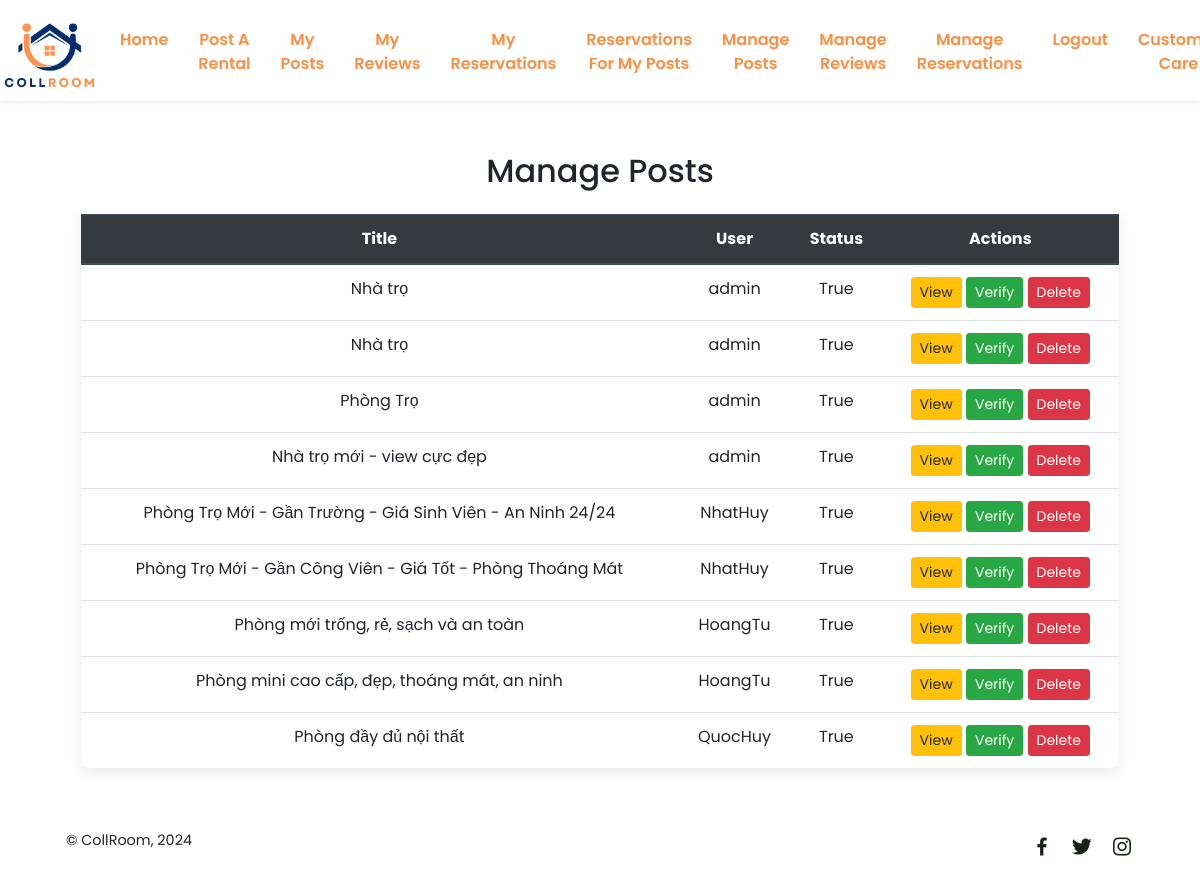
Screenshot of /manage_posts/ (signed in) with the database file from the repository.
### rental/models.py (models this page shows, shortened)
class RentalPost(models.Model):
    user = models.ForeignKey(User, on_delete=models.CASCADE)
    house = models.ForeignKey(House, on_delete=models.CASCADE)
    title = models.CharField(max_length=200)
    is_verified = models.BooleanField(default=False)
    total_vacancies = models.PositiveIntegerField(default=1)
    available_vacancies = models.PositiveIntegerField(default=1)

### rental/views.py (the view)
# urls.py: path('manage_posts/', views.manage_posts, name='manage_posts'),
@staff_member_required
def manage_posts(request):
    posts = RentalPost.objects.all()
    return render(request, 'manage_posts.html', {'posts': posts})

### rental/templates/manage_posts.html
{% extends 'base.html' %}
{% block content %}
<section>
</section>
<section>
    <div class="container text-center ">
        <h2 class="mb-4">Manage Posts</h2>
        <table class="table align-middle mb-0 bg-white post-box table-hover">
            <thead class="thead-dark">
                <tr>
                    <th>Title</th>
                    <th>User</th>
                    <th>Status</th>
                    <th>Actions</th>
                </tr>
            </thead>
            <tbody>
                {% for post in posts %}
                <tr>
                    <td>{{ post.title }}</td>
                    <td>{{ post.user.username }}</td>
                    <td>{{ post.is_verified }}</td>
                    <td>
                        <a href="{% url 'house_detail' post.house.pk %}" class="btn btn-warning btn-sm">View</a>
                        <a href="{% url 'verify_post' post.pk %}" class="btn btn-success btn-sm">Verify</a>
                        <a href="{% url 'delete_post' post.pk %}" class="btn btn-danger btn-sm">Delete</a>
                    </td>
                </tr>
                {% endfor %}
            </tbody>
        </table>
    </div>
</section>
{% endblock %}

### rental/static/css/styles.css (style rules this page uses)
* { font-family: 'Poppins', sans-serif; margin: 0; padding: 0; scroll-behavior: smooth; scroll-padding-top: 2rem; box-sizing: border-box; }
:root { --container-color: #1a1e21; --second-color: #fd8f44; --text-color: #172317; --bg-color: #fff; }
a { text-decoration: none; }
section { padding: 3rem 0 2rem ; }
.container { max-width: 1068px; margin: auto; width: 100%; }
.post-box { background: var(--bg-color); box-shadow: 0 4px 14px hsl(355deg 25% 15% / 10%); padding: 15px; border-radius: 0.5rem; }

### rental/templates/base.html (style rules this page uses)
body { min-height: 100vh; margin: 0; display: flex; flex-direction: column; }

### rows the page displays
RentalPost: title "Nhà trọ", user.username "admin", is_verified "True"
RentalPost: title "Nhà trọ", user.username "admin", is_verified "True"
RentalPost: title "Phòng Trọ", user.username "admin", is_verified "True"
RentalPost: title "Nhà trọ mới - view cực đẹp", user.username "admin", is_verified "True"
RentalPost: title "Phòng Trọ Mới - Gần Trường - Giá Sinh Viên - An Ninh 24/24", user.username "NhatHuy", is_verified "True"
RentalPost: title "Phòng Trọ Mới - Gần Công Viên - Giá Tốt - Phòng Thoáng Mát", user.username "NhatHuy", is_verified "True"
RentalPost: title "Phòng mới trống, rẻ, sạch và an toàn", user.username "HoangTu", is_verified "True"
RentalPost: title "Phòng mini cao cấp, đẹp, thoáng mát, an ninh", user.username "HoangTu", is_verified "True"
RentalPost: title "Phòng đầy đủ nội thất", user.username "QuocHuy", is_verified "True"
